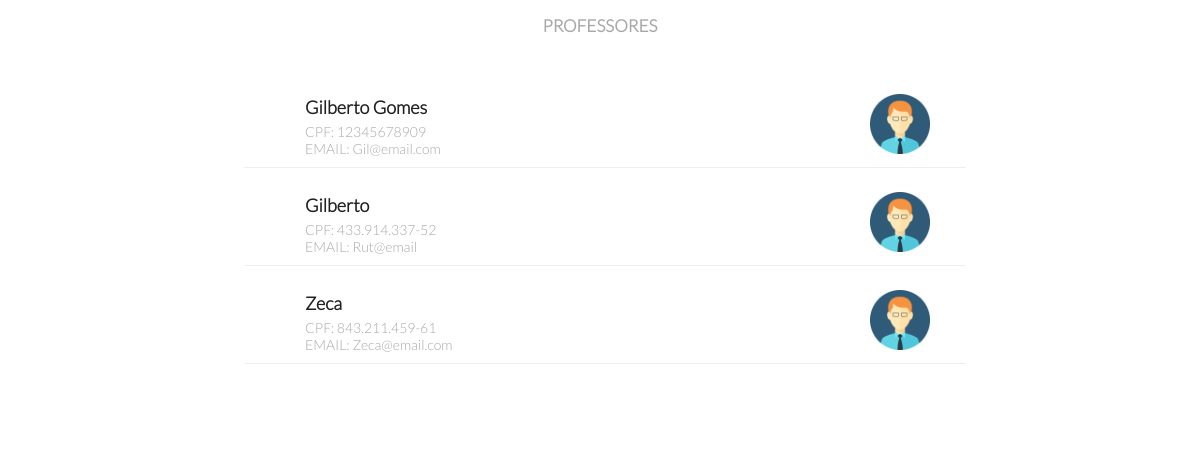
The app's page /Controle/controladorBuscarProfessor.php with its own data.
### tables this page shows
CREATE TABLE `professor` (
  `idprofessor` int(11) NOT NULL,
  `nome` varchar(50) NOT NULL,
  `cpf` varchar(20) NOT NULL,
  `email` varchar(50) NOT NULL,
  `senha` varchar(50) NOT NULL,
  `disciplina` varchar(50) NOT NULL,
  `dataNascimento` date NOT NULL,
  `sexo` varchar(30) NOT NULL,
  `perfil` int(11) NOT NULL
);

### Modelo/DAO/classeProfessorDAO.php (called while the page is built, shortened)
<?php
class classeProfessorDAO {
    public function pesquisarProfessorPorNome($nomeProfessor) {
        try {
            $pdo = conexao::getInstance();
            $sql = "SELECT * FROM professor WHERE nome LIKE :nomeProfessor";
            $nomeProfessor = "%" . $nomeProfessor . "%";
            $stmt = $pdo->prepare($sql);
            $stmt->bindValue(':nomeProfessor', $nomeProfessor, PDO::PARAM_STR);
            $stmt->execute();
            $Professores = array();
            While ($Professor = $stmt->fetchObject(__CLASS__)) {
                $Professores[] = $Professor;
            }
            return $Professores;
        } catch (Exception $exc) {
            echo $exc->getTraceAsString();
        }
    }
}

### Controle/controladorBuscarProfessor.php (the view, shortened to what this page needs)
<head>
    <link rel="stylesheet" type="text/css" href="../Visao/css/esttilosdelistas.css">
</head>
<header>Professores</header>
<div class='corpolista'>
    <?php
    $nomeProfesssor = $_POST['nomeProfessor'];
    require_once '../Modelo/DAO/classeProfessorDAO.php';
    $novoProfessorDAO = new classeProfessorDAO();
    $professores = $novoProfessorDAO->pesquisarProfessorPorNome($nomeProfesssor);
    if (!empty($professores)) {
        foreach ($professores as $professor) {
            echo '<ul class="lista">';
                ?>
                <?php
            echo "<li class='nome'>";
            echo $professor->nome;
            echo "</li>";
            echo "<li class='cpf'>CPF: ";
            echo $professor->cpf;
            echo "</li>";
            echo "<li class='email'>EMAIL: ";
            echo $professor->email;
            echo "</li>";
            echo "<li class='imagem'>";
            echo "<img src='../Visao/img/prof.png'>";
            echo '</li>';
            echo "</ul>";
        }
    } else {
        echo "<div class='mensagemnadaencontrado'>Ninguem Encontrado!<br>";
        echo "<a href='../Visao/formBuscaProfessor.php'>Voltar</a>";
        echo "<div/>";
    }
    echo "</div>";
    ?>

### Visao/css/esttilosdelistas.css (style rules this page uses)
header { position: fixed; width: 100%; z-index: 2; font-size: 17px; margin: 0; color: #a8a8a8; text-transform: uppercase; padding: 15px 0; text-align: center; background: white; font-weight: bolder }
.corpolista { width: 800px; margin: 0 auto; padding: 30px 5px; background: white; padding-bottom: 50px; margin-top: 50px; position: absolute; left: 50%; margin-left: -400px; }
.lista { width: 700px; margin: 0 auto; list-style: none; margin-bottom: 10px; padding: 10px; position: relative; border: 1px solid transparent; border-bottom: 1px solid #eee; -webkit-transition: transform 0.3s ease-in-out; transition: border 0.3s ease-in-out; }
.lista .nome { width: 400px; margin-left: 50px; font-size: 18px; padding: 5px 0; color: #212121; font-weight: bolder }
.lista .cpf { width: 400px; margin-left: 50px; font-size: 14px; color: #a8a8a8 }
.lista .EMAIL { width: 400px; margin-left: 50px; font-size: 14px; color: #a8a8a8 }
.lista .imagem { height: 60px; padding: 5px; position: absolute; right: 30px; top: 8px }
.lista .imagem img { height: 60px; }

### records on screen
professor: nome "Gilberto Gomes", cpf "12345678909", email "Gil@email.com"
professor: nome "Gilberto", cpf "433.914.337-52", email "Rut@email"
professor: nome "Zeca", cpf "843.211.459-61", email "Zeca@email.com"
